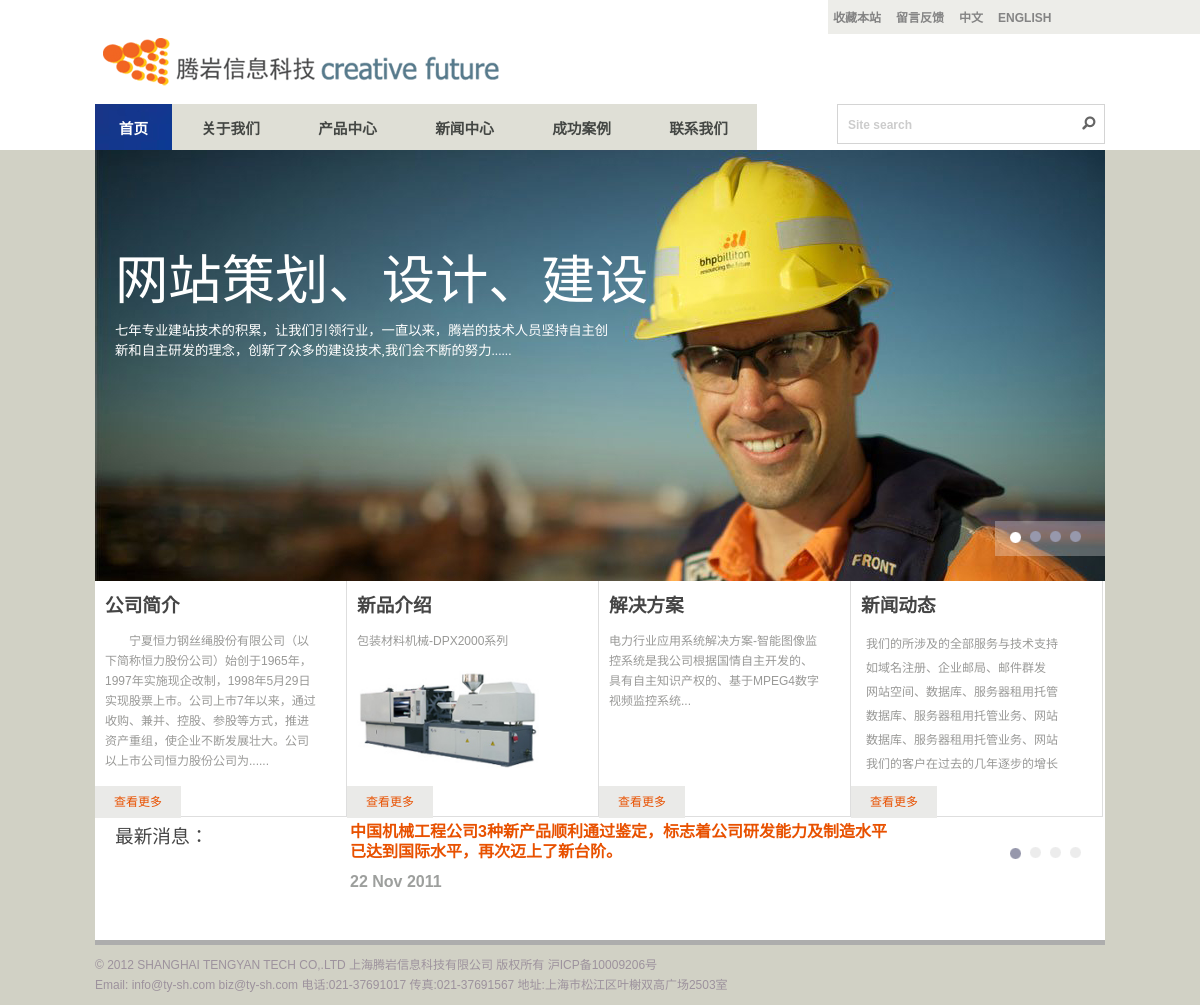
The page / on the database its author committed.
### tables this page shows
CREATE TABLE `layoutpic` (
  `id_layoutpic` int(11) NOT NULL auto_increment,
  `id_layout` int(11) NOT NULL,
  `id_hr` int(11) NOT NULL,
  `title` varchar(250) NOT NULL,
  `intro` text NOT NULL,
  `url` varchar(250) NOT NULL,
  `opicname` varchar(250) NOT NULL,
  `spicname` varchar(250) NOT NULL,
  `dele` int(1) NOT NULL default '1',
  `type` varchar(3) NOT NULL,
  `indate` datetime NOT NULL,
  `modate` datetime NOT NULL,
  `deldate` datetime NOT NULL,
  `browsecount` int(11) NOT NULL,
  PRIMARY KEY  (`id_layoutpic`)
);

CREATE TABLE `pageset` (
  `id_pageset` int(11) NOT NULL auto_increment,
  `lang` int(1) NOT NULL default '1',
  `title` varchar(250) NOT NULL,
  `url` text NOT NULL,
  `pagetitle` text NOT NULL,
  `keywords` text NOT NULL,
  `description` text NOT NULL,
  `content` text NOT NULL,
  PRIMARY KEY  (`id_pageset`)
);

CREATE TABLE `layout` (
  `id_layout` int(11) NOT NULL auto_increment,
  `lang` int(1) NOT NULL default '1',
  `title` varchar(250) NOT NULL,
  `url` text NOT NULL,
  `intro` text NOT NULL,
  `content` text NOT NULL,
  `openstat` int(1) NOT NULL default '1',
  `ordernum` int(11) NOT NULL,
  PRIMARY KEY  (`id_layout`)
);

CREATE TABLE `newsinfo` (
  `id_newsinfo` int(11) NOT NULL auto_increment,
  `id_newsdir` int(11) NOT NULL,
  `id_hr` int(11) NOT NULL,
  `lang` int(1) NOT NULL default '1',
  `title` varchar(250) NOT NULL,
  `intro` text NOT NULL,
  `content` longtext NOT NULL,
  `tag` text NOT NULL,
  `dele` int(1) NOT NULL default '1',
  `isnew` int(1) NOT NULL default '1',
  `url` varchar(255) NOT NULL,
  `newsdate` date NOT NULL,
  `indate` datetime NOT NULL,
  `modate` datetime NOT NULL,
  `deldate` datetime NOT NULL,
  `browsecount` int(11) NOT NULL,
  `ordernum` int(11) NOT NULL,
  PRIMARY KEY  (`id_newsinfo`)
);

### www/inc/config.php (called while the page is built, shortened)
<?php
require_once("mysql.class.php");
$db_hostname="localhost";
$db_username="root";
$db_password="123456";
$db_database="moban5";
$objDB=new mysql($db_hostname,$db_username,$db_password,$db_database);
?>

### www/inc/mysql.class.php (called while the page is built, shortened)
<?php
class mysql{
	var $Conn="";
	var $Res="";
	function mysql($strHost,$strUser,$strPwd,$strDatabase){
		$this->Conn=mysql_connect($strHost,$strUser,$strPwd)
					 or die("Sorry,canot connect to database!");
		return $this->Conn;
	}
	function Execute($strSQL){
		$this->Res=mysql_query($strSQL,$this->Conn);
	}
	function getRows(){
		$i=0;
		$arrResult=array();
		while($row =mysql_fetch_array($this->Res,MYSQL_ASSOC)){
			$arrResult[$i]=$row;
			$i++;
		}
		return $arrResult;
	}
	function fields(){
		$row =mysql_fetch_assoc($this->Res);
		return $row;
	}
}
?>

### www/inc/cn_header_core.php (called while the page is built, shortened)
<?php
$strSQL = "select opicname as pic from  layoutpic  where id_layout='1' order by id_layoutpic desc limit 1" ;
$objDB->Execute($strSQL);
$adv_logo=$objDB->fields();
$strSQL = "select name as title,id_newsdir,lang from newsdir where lang=1 and fatherid='15' and dele=1 and id_newsdir not in(21,22) order by ordernum asc  " ;
$objDB->Execute($strSQL);
$strSQL = "select  name as title,id_proddir,lang  from productdir where lang=1 and level=2 and dele=1 order by ordernum asc" ;
$objDB->Execute($strSQL);
$strSQL = "select content from layout  where id_layout='3'" ;
$objDB->Execute($strSQL);
$adv_fotter=$objDB->fields();
?>

### www/inc/cn_index_core.php (called while the page is built)
<?php
require "./inc/config.php";
require "./inc/function.class.php";
$strSQL = "select description as intro from pageset where id_pageset='1'" ;
$objDB->Execute($strSQL);
$aboutus=$objDB->fields();
$strSQL = "select title,opicname as pic from layoutpic where id_layout ='2'" ;
$objDB->Execute($strSQL);
$newproduct=$objDB->fields();
$strSQL = "select content from layout where id_layout ='4'" ;
$objDB->Execute($strSQL);
$caseinfo=$objDB->fields();
$strSQL = "select a.title,a.id_newsinfo,a.id_newsdir from newsinfo as a left join newsdir as b on a.id_newsdir=b.id_newsdir where a.dele=1 and b.lang=1 and fatherid='15'  and a.id_newsdir not in(21,22)  order by a.id_newsinfo desc limit 6" ;
$objDB->Execute($strSQL);
$arrallnews=$objDB->GetRows();
$strSQL = "select a.content,a.intro,a.id_newsinfo,a.id_newsdir from newsinfo as a left join newsdir as b on a.id_newsdir=b.id_newsdir where a.dele=1 and b.lang=1 and fatherid='29'  order by a.id_newsinfo desc limit 4" ;
$objDB->Execute($strSQL);
$arrallmessage=$objDB->GetRows();
$strSQL = "select title,intro,url,opicname as pic from layoutpic  where id_layout ='8' order by  id_layoutpic asc" ;
$objDB->Execute($strSQL);
$arrallpicinfo=$objDB->GetRows();
require "./inc/cn_header_core.php";
?>

### www/inc/function.class.php (called while the page is built, shortened)
<?php
function cutstr($string,$length,$tag) {
        preg_match_all("/[\x01-\x7f]|[\xc2-\xdf][\x80-\xbf]|\xe0[\xa0-\xbf][\x80-\xbf]|[\xe1-\xef][\x80-\xbf][\x80-\xbf]|\xf0[\x90-\xbf][\x80-\xbf][\x80-\xbf]|[\xf1-\xf7][\x80-\xbf][\x80-\xbf][\x80-\xbf]/", $string, $info);
        for($i=0; $i<count($info[0]); $i++) {
                $wordscut .= $info[0][$i];
                $j = ord($info[0][$i]) > 127 ? $j + 2 : $j + 1;
                if ($j > $length - 3) {
                        if($tag==0){
						    return $wordscut;
						}elseif($tag==1)
						{
						    return $wordscut."......";
						}
                }
        }
        return join('', $info[0]);
}
?>

### www/index.php (the view, shortened to what this page needs)
<?php
require "./inc/cn_index_core.php";
?>
<!DOCTYPE html PUBLIC "-//W3C//DTD XHTML 1.0 Transitional//EN" "http://www.w3.org/TR/xhtml1/DTD/xhtml1-transitional.dtd">
<html xmlns="http://www.w3.org/1999/xhtml">
<head>
<link href="inc/css/css1.css" rel="stylesheet" type="text/css">
<link href="inc/css/slidepicandtext.css" rel="stylesheet" type="text/css">
<link href="inc/css/homeslidetext.css" rel="stylesheet" type="text/css">
</head>
<body>
<? require "header.php"; ?>
<div id="contain">
<div id="mainadv">
    	<div id="container">
<div id="slides">
				<div class="slides_container">
                <?php for($i=0;$i<sizeof($arrallpicinfo);$i++){?>
					<div class="slide">
						<a href="<?=$arrallpicinfo[$i][url]?>"><img src="/upload/layout/<?=$arrallpicinfo[$i][pic]?>" width="1010"  border="0"></a>
                        <div class="caption">
    <h1 style="width:580px;font-family:SimHei;font-size: 40pt;color: #fff;text-decoration: none;line-height: 80px;text-align:left; "><?=$arrallpicinfo[$i][title]?></h1>
    <p style="width:500px;font-family:SimHei;font-size: 10pt;color: #fff;text-decoration: none;line-height: 20px;text-align:left;"><?=$arrallpicinfo[$i][intro]?></p>
                        </div>
					</div>
                    <?php }?>
				</div>
			</div>
	</div>
</div>
<div id="homecontent">
<div id="homecontent1">
<h1>公司简介</h1>
<h2><a href="/about/aboutus.php"><?=cutstr($aboutus[intro],230,1);?></a></h2>
<div id="more"><a href="/about/aboutus.php">查看更多</a></div>
</div>
<div id="homecontent1"><h1>新品介绍</h1>
<h2><?=$newproduct[title]?><br />
    <br />
      <img src="/upload/layout/<?=$newproduct[pic]?>" width="182" height="99" /></h2>
<div id="more"><a href="/product/product.php">查看更多</a></div>
</div>
<div id="homecontent1"><h1>解决方案</h1>
<h2><a href="/case/case.php"><?=$caseinfo[content];?></a></h2>
<div id="more"><a href="/case/case.php">查看更多</a></div>
</div>
<div id="homecontent1"><h1>新闻动态</h1>
<div id="homenews1">
<ul>
<? for($i=0;$i<sizeof($arrallnews);$i++){?>
<li><a href="/news/newspage.php?newsid=<?=$arrallnews[$i][id_newsinfo];?>&ndir=<?=$arrallnews[$i][id_newsdir];?>" class="link_navi"><?=cutstr($arrallnews[$i][title],33,0)?></a></li>
<? }?>
</ul>
</div>
<div id="more"><a href="/news/news.php">查看更多</a></div>
</div>
</div>
<div id="homenewstxt">
<div id="homenewstxt_title">最新消息：</div>
<div id="homenewstxt_content">
			<div id="slides_1">
				<div class="slides_container_1">
                <? for($i=0;$i<sizeof($arrallmessage);$i++){?>
				<div class="slide_1">
						<h1><a href="/news/newspage.php?newsid=<?=$arrallmessage[$i][id_newsinfo]?>" class="indexnews"><?=$arrallmessage[$i][content]?></a></h1>
                        <p><?=$arrallmessage[$i][intro]?></p>
				</div>
                <? }?>
				</div>
			</div>
</div>
</div>
<div id="footer">
<? require "footer.php"; ?>
</div>
</div>
</body>
</html>

### www/header.php (shortened to what this page needs)
<div id="header_box">
<div id="header1">
<div id="header_righttop">
<ul>
<li><a href="http://www.jiathis.com/share" class="jiathis jiathis_txt" target="_blank">收藏本站</a></li>
<li><a href="javascript:void(0)"  onclick="needsendmail();"  style="cursor:pointer">留言反馈</a></li>
<li><a href="/" >中文</a></li>
<li><a href="/en/" >ENGLISH</a></li>
</ul>
</div>
</div>
<div id="header_logo"><a href="/"><img src="/upload/layout/<?=$adv_logo[pic];?>" width="484" height="70" border="0" /></a></div>
<div id="header_menu_box">
<div id="header_menu">
</div>
<div id="header_search">
<div id="searchtxt" style="width:230px; height:38px; float:left">
<form action="/product/productsearch.php" method="post" name="searchform" onsubmit="">
<label>
<input name="searchcontent" type="text" class="txt" id="searchcontent" style="width:200px; height:20px;border: 0 none;padding-top:10px;padding-left:10px; color:#CCCCCC;font-weight:bold" value="Site search"  onclick="$('#searchcontent').val('');" />
</label>
</form>
</div>
<div id="btn" onmouseover="$('#s_zoom').attr('src','/inc/pics/psearch2.gif');" onmouseout="$('#s_zoom').attr('src','/inc/pics/psearch.gif');"><a href="javascript:document.searchform.submit();"><span><img src="/inc/pics/psearch.gif" style="border:0" alt="搜索一下" id="s_zoom"/></span></a></div>
</div>
</div>
</div>

### www/footer.php
<p><?=$adv_fotter[content];?></p>

### www/inc/css/css1.css (style rules this page uses)
html,body,div,span,applet,object,iframe,h1,h2,h3,h4,h5,h6,p,blockquote,pre,a,abbr,acronym,address,big,cite,code,del,dfn,em,font,img,ins,kbd,q,s,samp,small,strike,strong,sub,sup,tt,var,dl,dt,dd,ol,ul,li,fieldset,form,label,legend,caption,tfoot,thead { margin:0; padding:0; border:0; outline:0; font-weight:inherit; font-style:inherit; font-size:100%; font-family:inherit; vertical-align:baseline; }
body { line-height:1; color:black; background:white; }
ol,ul { list-style:none; }
body { font-family: Arial, Helvetica, sans-serif; position:relative; text-align:center; }
#header_box { width:100%;height:150px; }
#header1 { float:right;width:31%;background-color:#edede9;HEIGHT: 34px; }
#header_righttop { LINE-HEIGHT: 34px; PADDING-LEFT:5px; WIDTH: 300px; BACKGROUND: #edede9; HEIGHT: 34px; COLOR: #848484; VERTICAL-ALIGN: middle; TOP: 0px; RIGHT: 0px; FONT-WEIGHT: bold }
#header_righttop UL { LIST-STYLE-TYPE: none; LIST-STYLE-IMAGE: none; }
#header_righttop UL LI { FLOAT: left }
#header_righttop UL LI A { MARGIN-RIGHT: 15px; font-size:9pt;color:#848484;text-decoration: none; }
#header_logo { width:1010px;height:70px; MARGIN-RIGHT: auto;MARGIN-LEFT: auto;text-align:left; }
#header_menu_box { width:1010px;height:46px; MARGIN-RIGHT: auto;MARGIN-LEFT: auto;text-align:left; }
#header_menu { float:left;width:662px;height:46px; background-color:#DFDFD6 }
#header_search { float:right; margin:0 auto; padding:0px; width:266px; height:38px; background-repeat:no-repeat; background-position:left top; border:1px solid #D4D4D4 }
#header_search form { width:230px; height:38px; }
#header_search .txt { height:38px; }
#btn { width:28px; height:25px; float:right; margin-top:5px; }
#btn a { text-decoration:none; }
#contain { width:100%; height:auto!important; height:631px; min-height:631px; background-color:#D1D1C5 }
#mainadv { margin-right: auto; margin-left: auto; width:1010px; height:431px; }
#homecontent { margin-right: auto; margin-left: auto; width: 1010px; height:236px; background: #fff; }
#homecontent1 { float:left; width:251px; height:235px; border-right:1px solid #DEDEDE; border-bottom:1px solid #DEDEDE; }
#homecontent1 h1 { height:50px; line-height:50px; margin-left:10px; font-size: 14pt; font-weight:bold; color: #454545; text-align:left; }
#homecontent1 h2 { width:215px; height:95px; line-height:20px; margin-left:10px; text-align:left; font-size: 9pt; color: #999997; text-decoration:none; font-weight: normal; }
#homecontent1 h2 a { font-size: 9pt; color: #999997; text-decoration: none; font-weight: normal; }
#more { float:left; margin-top:60px; width:86px; height:32px;line-height:32px; background:#EAEAE8; }
#more a { font-size: 9pt; color: #E85100; text-decoration: none; font-weight: normal; }
#homenews1 { text-align:left; width:235px; height:95px; }
#homenews1 ul { list-style:none; height:24px; }
#homenews1 ul li { width:235px; height:24px; line-height:24px; text-indent:15px; background-image:url("/inc/pics/arrow2.gif"); background-position:left 65%; background-repeat:no-repeat; }
#homenews1 ul li a { font-size: 9pt; color: #999997; text-decoration: none; font-weight: normal; }
#homenewstxt { margin-right: auto; margin-left: auto; width: 1010px; height:123px; background: #fff; }
#homenewstxt_title { float:left; width:150px; height:40px; line-height:40px; margin-left:20px; font-size: 14pt; color: #454545; text-align:left; }
#homenewstxt_content { float:right; width:760px; height:60px; text-align:left; }
#homenewstxt_content h1 { font-size: 12pt;color: #E85100;text-decoration: none;line-height: 20px;text-align:left; font-weight:bold }
.indexnews { font-size: 12pt;color: #E85100;text-decoration: none;line-height: 20px;text-align:left; font-weight:bold }
#homenewstxt_content p { margin-top:10px; width:580px;font-size: 12pt;color: #9D9F9D;text-decoration: none;line-height: 20px;text-align:left; font-weight:bold }
#footer { margin-right: auto; margin-left: auto; width: 1010px; height:60px; border-top:5px solid #ADADAD; background: #D1D1C5; }
#footer p { margin-top:10px; font-size: 9pt;color: #9D929D;text-decoration: none;line-height: 20px;text-align:left; }
#footer p a { font-size: 9pt;color: #9D929D;text-decoration: none;line-height: 20px;text-align:left; }
.txt { font-size: 9pt;color: #494949;text-decoration: none;line-height: 20px;text-align:left; }
.link_navi { font-size: 9pt; color: #494949; text-decoration: none; font-weight: normal; }

### rows shown on the page
layoutpic: opicname (picture)
layoutpic: opicname (picture), title "网站策划、设计、建设", intro "七年专业建站技术的积累，让我们引领行业，一直以来，腾岩的技术人员坚持自主创新和自主研发的理念，创新了众多的建设技术,我们会不断的努力......"
pageset: description "宁夏恒力钢丝绳股份有限公司（以下简称恒力股份公司）始创于1965年，1997年实施现企改制，1998年5月29日实现股票上市。公司上市7年以来，通过收购、兼并、控股、参股等方式，推进资产重组，使企业不断发展壮大。公司以上市公司恒力股份公司为......"
layoutpic: title "包装材料机械-DPX2000系列", opicname (picture)
layout: content "电力行业应用系统解决方案-智能图像监控系统是我公司根据国情自主开发的、具有自主知识产权的、基于MPEG4数字视频监控系统..."
newsinfo: title "我们的所涉及的全部服务与技术支持"
newsinfo: title "如域名注册、企业邮局、邮件群发"
newsinfo: title "网站空间、数据库、服务器租用托管"
newsinfo: title "数据库、服务器租用托管业务、网站"
newsinfo: title "数据库、服务器租用托管业务、网站"
newsinfo: title "我们的客户在过去的几年逐步的增长"
newsinfo: content "中国机械工程公司3种新产品顺利通过鉴定，标志着公司研发能力及制造水平 已达到国际水平，再次迈上了新台阶。", intro "22 Nov 2011"
layout: content "© 2012 SHANGHAI TENGYAN TECH CO,.LTD 上海腾岩信息科技有限公司 版权所有 沪ICP备10009206号 Email: info@ty-sh.com biz@ty-sh.com 电话:021-37691017 传真:021-37691567 地址:上海市松江区叶榭双高广场2503室"
